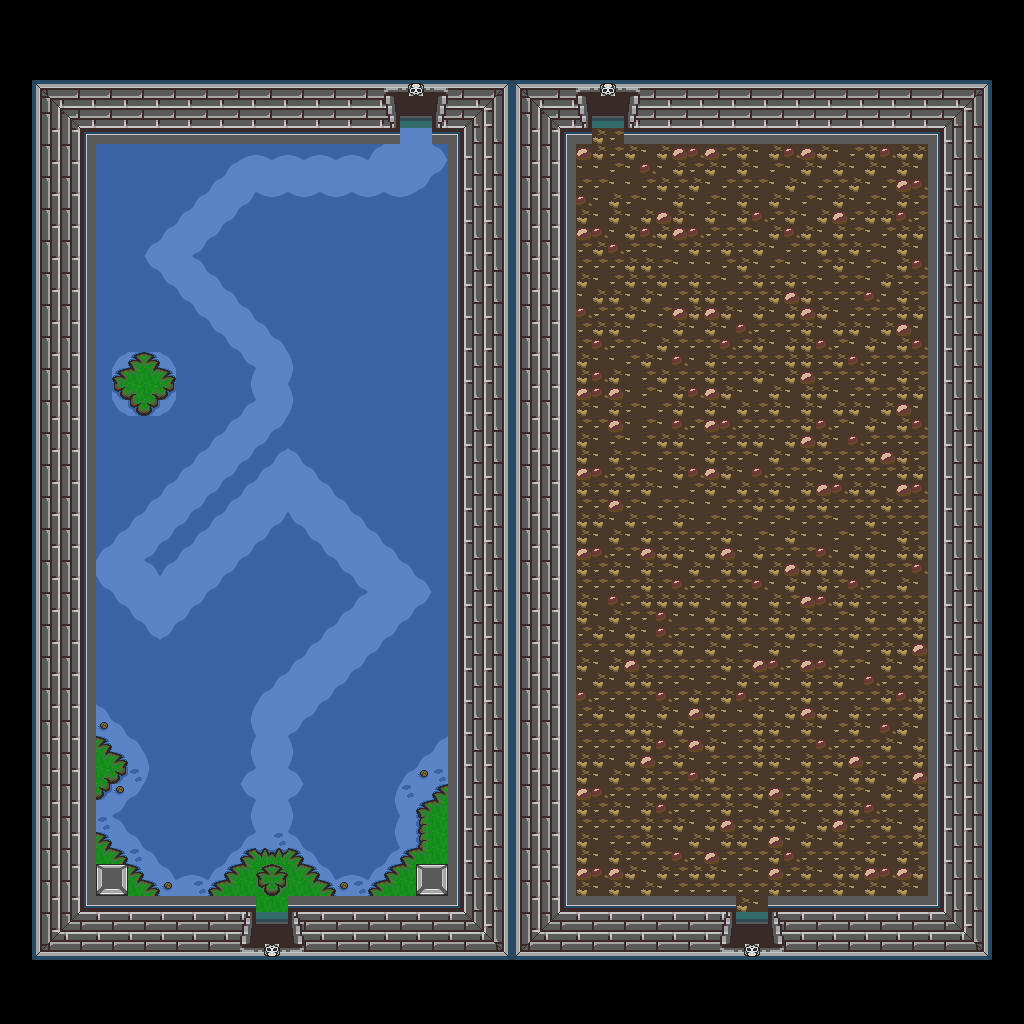

This is a level from a 2D game, rendered from its Tiled map with the project's own tilesets. A one-line summary and the map file follow, with tile-layer data summarised:
An orthogonal 64x64 tile map with 16x16 px tiles, 1 tile layer (base), 2 hidden layers not drawn and 8 objects.

<map version="1.10" tiledversion="1.12.1" orientation="orthogonal" renderorder="right-down" width="64" height="64" tilewidth="16" tileheight="16" infinite="0" nextlayerid="4" nextobjectid="9">
 <tileset firstgid="1" source="../classiciphone_pics4.tsx" />
 <layer id="1" name="base" width="64" height="64">
  <data>[4096 cells, 4096 non-empty, 109 distinct tile ids]</data>
 </layer>
 <layer id="2" name="collision" width="64" height="64" visible="0">
  <properties><property name="collision" value="true" /></properties>
  <data>[4096 cells, 2004 non-empty, 1 distinct tile ids]</data>
 </layer>
 <layer id="3" name="water" width="64" height="64" visible="0">
  <properties><property name="terrain" value="water" /></properties>
  <data>[4096 cells, 971 non-empty, 1 distinct tile ids]</data>
 </layer>
 <objectgroup id="4" name="npcs">
  <object id="1" x="400.0" y="96.0" width="16" height="16">
   <properties>
    <property name="gani" value="tombdrup.gif" />
    <property name="script" type="string">-- Auto-converted from GraalScript
-- [CLIENT-SIDE — server no-op]
-- 
-- function onCreated(){
-- show();
-- }
-- 
-- function onPlayertouchsme(){
-- if (iscarrying){
-- hide();
-- sleep(3);
-- show();
-- }
-- }</property>
   </properties>
  </object>
  <object id="2" x="592.0" y="96.0" width="16" height="16">
   <properties>
    <property name="gani" value="tombdrup.gif" />
    <property name="script" type="string">-- Auto-converted from GraalScript
-- join("door");</property>
   </properties>
  </object>
  <object id="3" x="496.0" y="976.0" width="16" height="16">
   <properties>
    <property name="script" type="string">-- Auto-converted from GraalScript
-- join("level_nopk");
-- join("gc_tool_noitems");
-- #CLIENTSIDE
-- if (playerenters || timeout) {
-- seteffect 0,0,0,0.50;
-- timeout = .05;
end</property>
   </properties>
  </object>
  <object id="4" x="416.0" y="864.0" width="16" height="16">
   <properties>
    <property name="script" type="string">-- Auto-converted from GraalScript
-- join("healthpot");</property>
   </properties>
  </object>
  <object id="5" x="96.0" y="864.0" width="16" height="16">
   <properties>
    <property name="script" type="string">-- Auto-converted from GraalScript
-- join("healthpot");</property>
   </properties>
  </object>
  <object id="6" x="256.0" y="912.0" width="16" height="16">
   <properties>
    <property name="gani" value="tombdrdown.gif" />
    <property name="script" type="string">-- Auto-converted from GraalScript
-- // NPC made by Kino(Levels)
-- [CLIENT-SIDE — server no-op]
-- function onCreated()
-- {
-- setimg("tombdrdown.gif");
-- }
-- function onPlayertouchsme()
-- {
-- if (client.tombquest_key1 == 1)
-- {
-- say2("It locked behind me!");
-- }
-- if (client.tombquest_key1 == NULL)
-- {
-- say2("It's locked!");
-- }
-- }</property>
   </properties>
  </object>
  <object id="7" x="736.0" y="912.0" width="16" height="16">
   <properties>
    <property name="gani" value="tombdrdown.gif" />
    <property name="script" type="string">-- Auto-converted from GraalScript
-- // NPC made by Kino(Levels)
-- [CLIENT-SIDE — server no-op]
-- function onCreated()
-- {
-- setimg("tombdrdown.gif");
-- }
-- function onPlayertouchsme()
-- {
-- if (client.tombquest_key1 == 1)
-- {
-- say2("It locked behind me!");
-- }
-- if (client.tombquest_key1 == NULL)
-- {
-- say2("It's locked!");
-- }
-- }</property>
   </properties>
  </object>
  <object id="8" x="128.0" y="368.0" width="16" height="16">
   <properties>
    <property name="gani" value="block.png" />
    <property name="script" type="string">-- Auto-converted from GraalScript
-- [CLIENT-SIDE — server no-op]
-- function onCreated() {
-- onTimeout();
-- }
-- function onTimeout() {
-- shoot(x,y,0,getangle(x-player.x,y-player.y),0,.5,"shoot.gani",null);
-- setTimer(1);
-- }</property>
   </properties>
  </object>
 </objectgroup>
</map>
